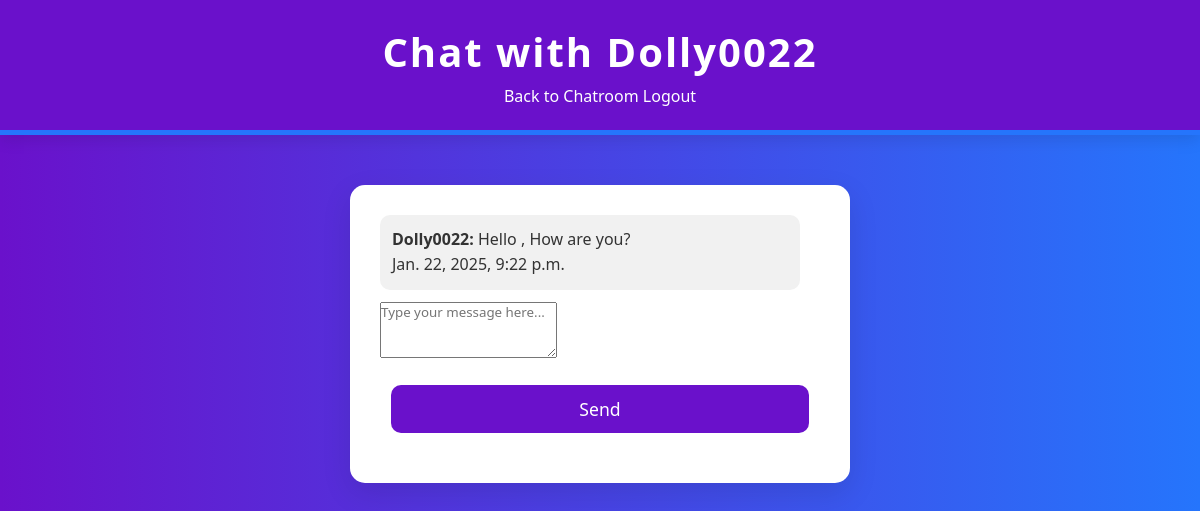
Page /messages/4/ (signed in) on the committed database.
### chat/models.py (models this page shows, shortened)
class Message(models.Model):
    sender = models.ForeignKey(User, related_name='sent_messages', on_delete=models.CASCADE)
    receiver = models.ForeignKey(User, related_name='received_messages', on_delete=models.CASCADE)
    text = models.TextField()
    timestamp = models.DateTimeField(auto_now_add=True)

### chat/views.py (the view, shortened to what this page needs)
# urls.py: path('messages/<int:user_id>/', views.messages_view, name='messages'),
@login_required
def messages_view(request, user_id):
    user = get_object_or_404(User, id=user_id)
    messages_list = Message.objects.filter(sender=request.user, receiver=user) | \
                    Message.objects.filter(sender=user, receiver=request.user)
    messages_list = messages_list.order_by('timestamp')
    return render(request, 'chat/messages.html', {
        'messages': messages_list,
        'user': user,
    })

### chat/templates/chat/messages.html (shortened to what this page needs)
<!DOCTYPE html>
<html lang="en">
<head>
    {% load static %}
    <link rel="stylesheet" href="{% static 'chat/styles.css' %}">
</head>
<body>
    <header>
        <h1>Chat with {{ user.username }}</h1>
        <nav>
            <a href="{% url 'chatroom' %}">Back to Chatroom</a>
            <a href="{% url 'logout' %}">Logout</a>
        </nav>
    </header>
    <div class="container">
        <div class="messages-area">
            {% for message in messages %}
                <div class="message {% if message.sender == request.user %}sent{% else %}received{% endif %}">
                    <p><strong>{{ message.sender.username }}:</strong> {{ message.text }}</p>
                    <span class="timestamp">{{ message.timestamp }}</span>
                </div>
            {% empty %}
                <p>No messages yet. Start the conversation!</p>
            {% endfor %}
        </div>
        <form id="message-form" method="post" action="">
            <textarea name="message" rows="3" placeholder="Type your message here..." required></textarea>
            <button type="submit">Send</button>
        </form>
    </div>
</body>
</html>

### chat/static/chat/styles.css (style rules this page uses)
* { margin: 0; padding: 0; box-sizing: border-box; font-family: 'Segoe UI', Tahoma, Geneva, Verdana, sans-serif; }
body { background: linear-gradient(to right, #6a11cb, #2575fc); color: #333; line-height: 1.6; font-size: 16px; }
a { text-decoration: none; color: inherit; transition: color 0.3s ease; }
header { background: #6a11cb; color: white; padding: 20px 0; text-align: center; border-bottom: 5px solid #2575fc; box-shadow: 0 5px 15px rgba(0, 0, 0, 0.1); }
header h1 { font-size: 2.5rem; letter-spacing: 2px; margin: 0; }
.container { max-width: 500px; margin: 50px auto; padding: 30px; background-color: #fff; border-radius: 15px; box-shadow: 0 10px 30px rgba(0, 0, 0, 0.1); }
button { width: 95%; padding: 12px; background: #6a11cb; color: white; font-size: 1.1rem; border: none; border-radius: 10px; cursor: pointer; margin: 20px auto; display: block; transition: background 0.3s ease, transform 0.2s ease; }
.message { padding: 12px; margin-bottom: 12px; border-radius: 10px; font-size: 1rem; background-color: #f1f1f1; }
.message.received { text-align: left; margin-right: 20px; }

### rows in the picture
Message: sender.username "Dolly0022", text "Hello , How are you?", timestamp "Jan. 22, 2025, 9:22 p.m."

### other values in the picture
{{ user.username }} "Dolly0022"
